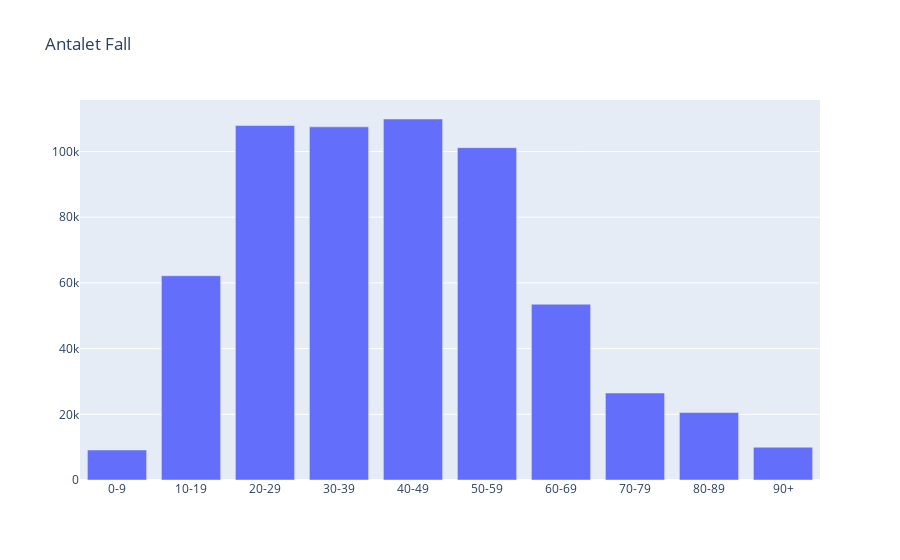

Source (notebook cell):
### Code cell
Sjuka = []


for x in Åldersgrupper:
    DBAGgrupper = DBAG[DBAG["Age_Group"] == x]   
    dfsm = DBAGgrupper.sum()
    Fall = dfsm["Total_Cases"]
    Sjuka.extend([Fall])



graf = go.Figure(
    data = [go.Bar(y=Sjuka, x=Åldersgrupper)],
    layout_title_text="Antalet Fall"
)
graf

### Figure 1 — Plotly figure (JSON) as saved in the notebook; plotly's stock layout.template omitted (floating-point values rounded to 4 significant figures)
{"data": [{"type": "bar", "x": ["0-9", "10-19", "20-29", "30-39", "40-49", "50-59", "60-69", "70-79", "80-89", "90+"], "y": [9127, 62180, 107936, 107508, 109903, 101188, 53511, 26476, 20538, 9980]}], "layout": {"title": {"text": "Antalet Fall"}}}
